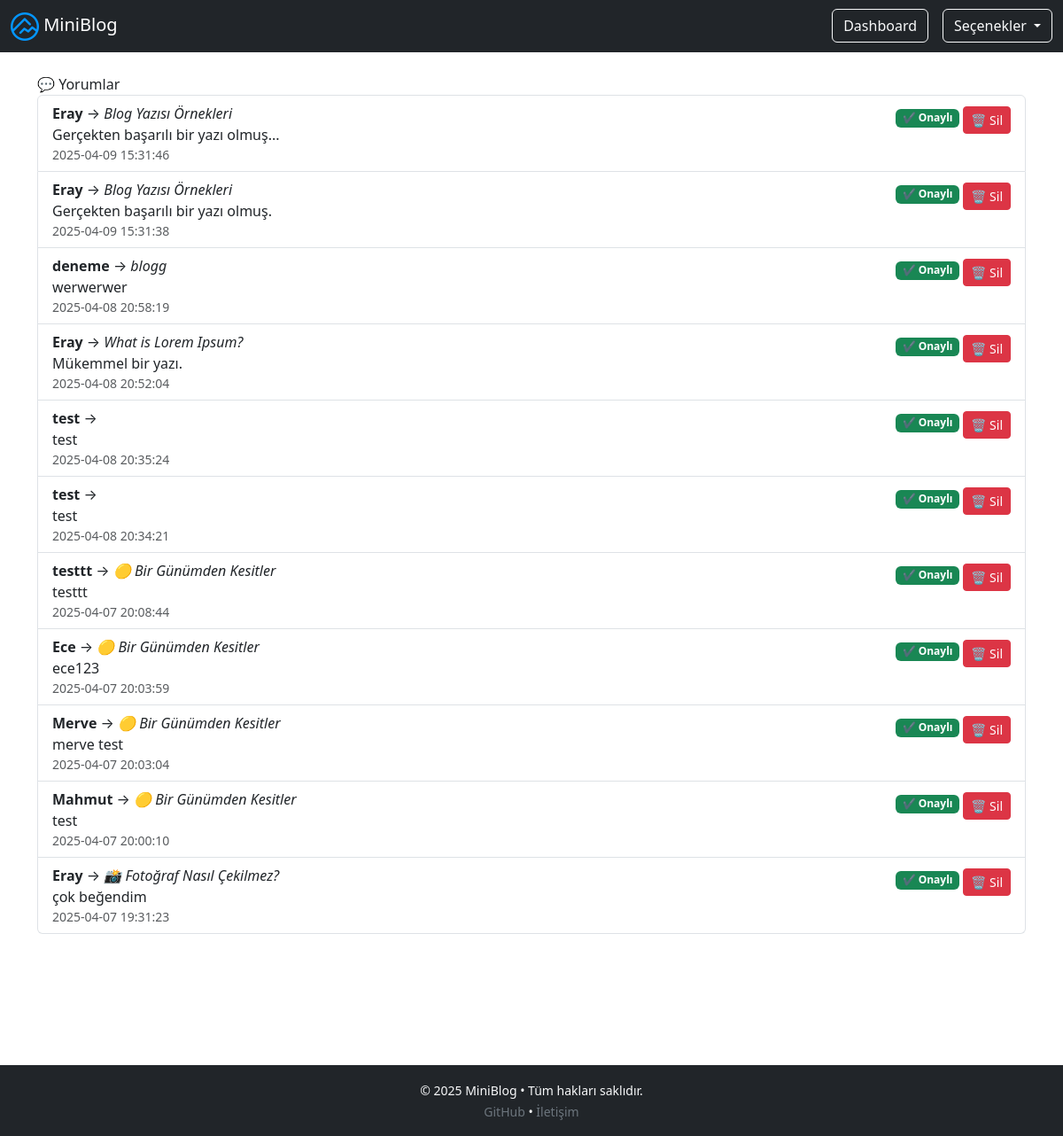
The page /admin/yorumlar.php (signed in) on the database its author committed.
### tables this page shows
CREATE TABLE `ayarlar` (
  `id` int(11) NOT NULL,
  `site_baslik` varchar(255) DEFAULT NULL,
  `site_aciklama` text DEFAULT NULL,
  `logo` varchar(255) DEFAULT NULL,
  `favicon` varchar(255) DEFAULT NULL
);

CREATE TABLE `comments` (
  `id` int(11) NOT NULL,
  `post_id` int(11) NOT NULL,
  `isim` varchar(100) NOT NULL,
  `yorum` text NOT NULL,
  `tarih` datetime DEFAULT current_timestamp(),
  `onay` tinyint(1) DEFAULT 0
);

CREATE TABLE `posts` (
  `id` int(11) NOT NULL,
  `baslik` varchar(255) NOT NULL,
  `kategori` varchar(100) NOT NULL,
  `icerik` text NOT NULL,
  `eklenme_tarihi` datetime NOT NULL DEFAULT current_timestamp(),
  `gorsel` varchar(255) DEFAULT NULL,
  `durum` enum('taslak','yayinda') DEFAULT 'taslak',
  `goruntulenme` int(11) NOT NULL DEFAULT 0,
  `slider` tinyint(1) DEFAULT 0,
  `slug` varchar(255) DEFAULT NULL
);

### admin/includes/config.php (called while the page is built, shortened)
<?php
$baglanti = new mysqli("localhost", "root", "", "miniblog");
$site_ayar = $baglanti->query("SELECT * FROM ayarlar WHERE id = 1")->fetch_assoc();
?>

### admin/yorumlar.php (the view, shortened to what this page needs)
<?php
include "./includes/header.php";
include "./includes/config.php";
$yorumlar = $baglanti->query("
    SELECT comments.*, posts.baslik
    FROM comments
    LEFT JOIN posts ON comments.post_id = posts.id
    ORDER BY tarih DESC
");
?>
<h2 class="mb-4">💬 Yorumlar</h2>
<?php if ($yorumlar->num_rows > 0): ?>
    <ul class="list-group">
        <?php while ($y = $yorumlar->fetch_assoc()): ?>
            <li class="list-group-item">
                <div class="d-flex justify-content-between">
                    <div>
                        <strong><?= htmlspecialchars($y["isim"]) ?></strong> →
                        <em><?= htmlspecialchars($y["baslik"]) ?></em> <br>
                        <?= nl2br(htmlspecialchars($y["yorum"])) ?>
                        <div class="small text-muted"><?= $y["tarih"] ?></div>
                    </div>
                    <div class="text-end">
                        <?php if (!$y["onay"]): ?>
                            <span class="badge bg-warning text-dark mb-2">Onaysız</span><br>
                            <a href="?onayla=<?= $y["id"] ?>" class="btn btn-success btn-sm">✅ Onayla</a>
                        <?php else: ?>
                            <span class="badge bg-success mb-2">✔️ Onaylı</span>
                        <?php endif; ?>
                        <a href="?sil=<?= $y["id"] ?>" class="btn btn-danger btn-sm mt-1" onclick="return confirm('Yorumu silmek istiyor musunuz?')">🗑 Sil</a>
                    </div>
                </div>
            </li>
        <?php endwhile; ?>
    </ul>
<?php else: ?>
    <div class="alert alert-info">Hiç yorum bulunamadı.</div>
<?php endif; ?>
<?php include "./includes/footer.php"; ?>

### admin/includes/header.php (shortened to what this page needs)
<?php include "config.php"; ?>
<!DOCTYPE html>
<html lang="en">
<head>
    <link href="https://cdn.jsdelivr.net/npm/bootstrap@5.3.2/dist/css/bootstrap.min.css" rel="stylesheet">
    <link href="https://cdnjs.cloudflare.com/ajax/libs/font-awesome/6.0.0/css/all.min.css" rel="stylesheet">
</head>
<body class="">
    <nav class=" navbar navbar-expand-lg navbar-dark bg-dark">
        <div class="container-fluid">
            <a class="navbar-brand" href="dashboard.php"> <img src="<?= $site_ayar["logo"] ?>" height="32" alt="Logo"> <?= htmlspecialchars($site_ayar["site_baslik"]) ?></a>
            <div class="d-flex align-items-center">
                <a href="dashboard.php" class="btn btn-outline-light me-3">Dashboard</a>
                <div class="dropdown">
                    <button class="btn btn-outline-light dropdown-toggle" type="button" id="adminMenu" data-bs-toggle="dropdown" aria-expanded="false">
                        Seçenekler
                    </button>
                </div>
            </div>
        </div>
    </nav>
    <div class="container mt-4" style="min-height: 70vh;>

### admin/includes/header.php (style rules this page uses)
html { scroll-behavior: smooth; }

### rows shown on the page
ayarlar: logo (picture), site_baslik "MiniBlog"
comments: isim "Eray", post.baslik "Blog Yazısı Örnekleri", yorum "Gerçekten başarılı bir yazı olmuş...", tarih "2025-04-09 15:31:46", onay "✔️ Onaylı"
comments: isim "Eray", post.baslik "Blog Yazısı Örnekleri", yorum "Gerçekten başarılı bir yazı olmuş.", tarih "2025-04-09 15:31:38", onay "✔️ Onaylı"
comments: isim "deneme", post.baslik "blogg", yorum "werwerwer", tarih "2025-04-08 20:58:19", onay "✔️ Onaylı"
comments: isim "Eray", post.baslik "What is Lorem Ipsum?", yorum "Mükemmel bir yazı.", tarih "2025-04-08 20:52:04", onay "✔️ Onaylı"
comments: isim "test", yorum "test", tarih "2025-04-08 20:35:24", onay "✔️ Onaylı"
comments: isim "test", yorum "test", tarih "2025-04-08 20:34:21", onay "✔️ Onaylı"
comments: isim "testtt", post.baslik "🟡 Bir Günümden Kesitler", yorum "testtt", tarih "2025-04-07 20:08:44", onay "✔️ Onaylı"
comments: isim "Ece", post.baslik "🟡 Bir Günümden Kesitler", yorum "ece123", tarih "2025-04-07 20:03:59", onay "✔️ Onaylı"
comments: isim "Merve", post.baslik "🟡 Bir Günümden Kesitler", yorum "merve test", tarih "2025-04-07 20:03:04", onay "✔️ Onaylı"
comments: isim "Mahmut", post.baslik "🟡 Bir Günümden Kesitler", yorum "test", tarih "2025-04-07 20:00:10", onay "✔️ Onaylı"
comments: isim "Eray", post.baslik "📸 Fotoğraf Nasıl Çekilmez?", yorum "çok beğendim", tarih "2025-04-07 19:31:23", onay "✔️ Onaylı"
